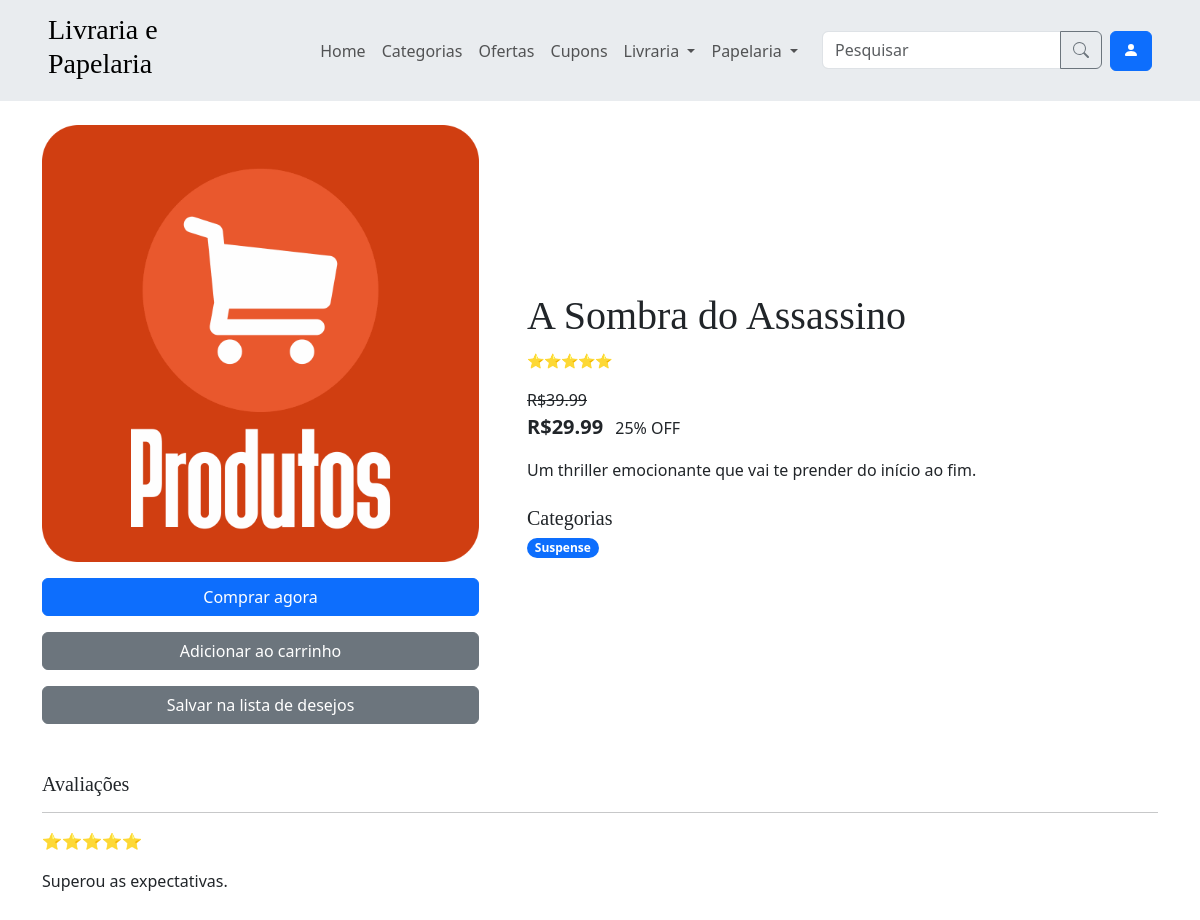
/produto/2, run on an earlier commit of the app's database.
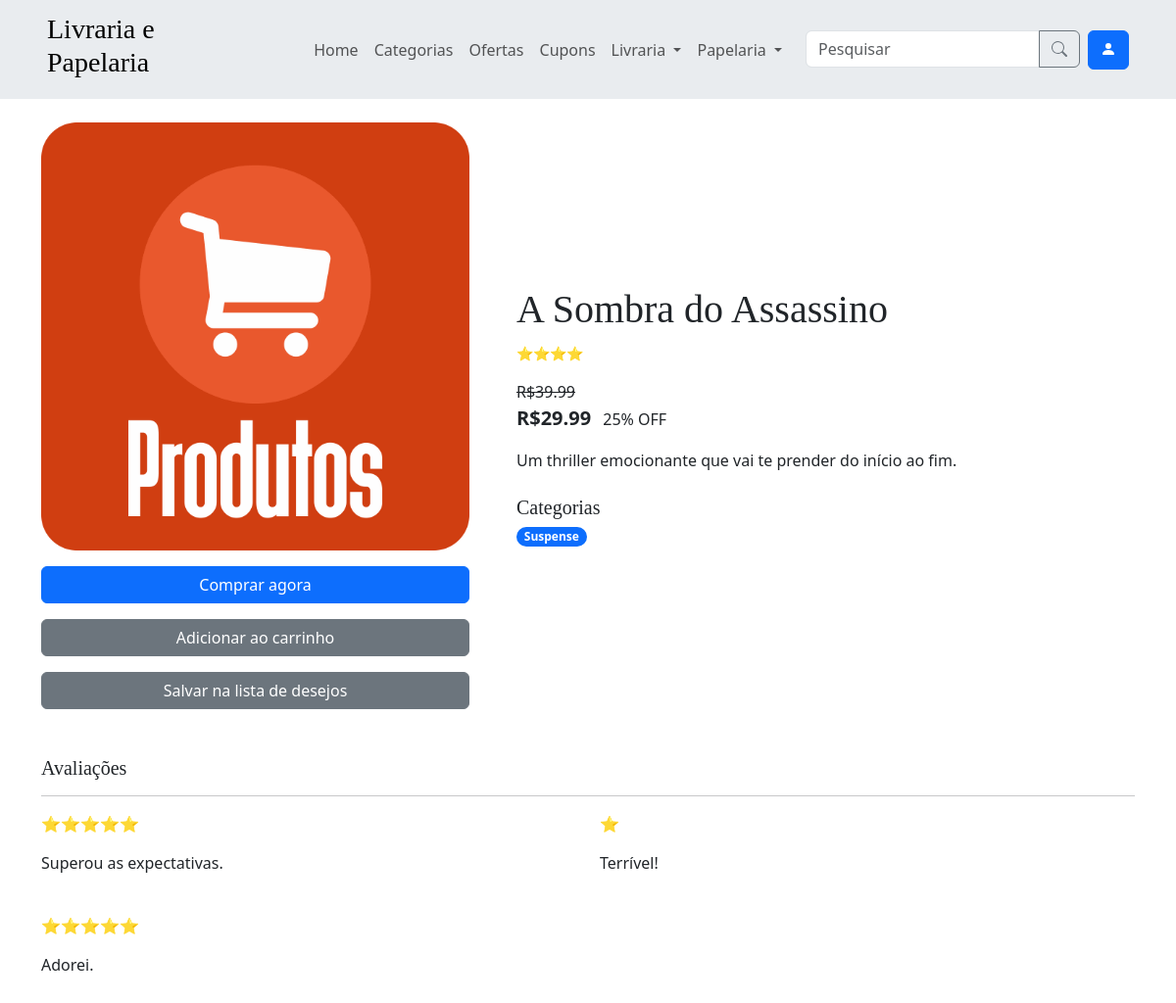
And on a later commit of the database.
### app/models.py (models this page shows, shortened)
class Produto(models.Model):
    nome = models.CharField(max_length=50)
    preco = models.DecimalField(max_digits=10, decimal_places=2)
    descricao = models.TextField(null=True, blank=True)
    is_ativo = models.BooleanField(default=True)
    class Meta:
        verbose_name = verbose_name_plural = 'Produto'

class Categoria(models.Model):
    class TipoChoices(models.TextChoices):
        LIVRARIA = 'LIVRARIA', 'Livraria'
        PAPELARIA = 'PAPELARIA', 'Papelaria'
    nome = models.CharField(max_length=50)
    produtos = models.ManyToManyField(Produto)
    tipo = models.CharField(
        max_length=15,
        choices=TipoChoices.choices,
        null=True,
    )
    class Meta:
        verbose_name = verbose_name_plural = 'Categoria'

class Avaliacao(models.Model):
    class NotaChoices(models.TextChoices):
        UMA = '⭐', '⭐'
        DUAS = '⭐⭐', '⭐⭐'
        TRES = '⭐⭐⭐', '⭐⭐⭐'
        QUATRO = '⭐⭐⭐⭐', '⭐⭐⭐⭐'
        CINCO = '⭐⭐⭐⭐⭐', '⭐⭐⭐⭐⭐'
    compra_produto = models.OneToOneField(CompraProduto, on_delete=models.CASCADE, primary_key=True)
    nota = models.CharField(
        max_length=5,
        choices=NotaChoices.choices,
        null=True,
        blank=True
    )
    comentario = models.TextField(null=True, blank=True)
    class Meta:
        verbose_name = verbose_name_plural = 'Avaliacao'

### app/views.py (the view)
# urls.py: path('produto/<int:id_produto>', views.produto, name='produto'),
@user_passes_test(usuario_comum)
def produto(request, id_produto):
    produto = produtos_processor(request, Produto.objects.filter(id=id_produto))['produtos'][0]
    return render(request, 'produto.html', {'produto': produto})

### app/context_processors.py (called while the page is built)
def categorias_processor(request):
    categorias = Categoria.objects.all()
    categorias_livraria = categorias.filter(tipo='Livraria')
    categorias_papelaria = categorias.filter(tipo='Papelaria')
    categorias = categorias[:10]
    return {
        'categorias': categorias,
        'categorias_livraria': categorias_livraria,
        'categorias_papelaria': categorias_papelaria
    }

### app/views.py (called while the page is built)
def usuario_comum(user):
    return not user.is_staff

### app/templates/produto.html (shortened to what this page needs)
{% extends 'components/base.html' %}
{% block content %}
  <div class="row align-items-center gx-md-5 gy-5 gy-md-0">
    <div class="col-md-5 d-flex flex-column gap-3">
    {% load static %}
      <img src="{% static 'img/produto_placeholder.png' %}" class="img-fluid" alt="Imagem do produto">
      <a href="{% url 'comprar_produto' id_produto=produto.id %}" class="btn btn-primary">Comprar agora</a>
      <a href="{% url 'carrinho_adicionar' id_produto=produto.id %}" class="btn btn-secondary">Adicionar ao carrinho</a>
      <a href="{% url 'lista_de_desejos_adicionar' id_produto=produto.id %}" class="btn btn-secondary">Salvar na lista de desejos</a>
    </div>
    <div class="col-md-7">
      <h1>{{ produto.nome }}</h1>
      <p class="card-text"><small>{{ produto.nota }}</small></p>
      {% if produto.tem_promocao %}
        <p class="card-text mt-3 mb-0 text-decoration-line-through">R${{ produto.preco_sem_desconto }}</p>
        <p class="card-text">
          <span class="fw-bold lead me-2">R${{ produto.preco }}</span>
          {{ produto.desconto }}% OFF
        </p>
      {% else %}
        <p class="card-text">
          <span class="fw-bold lead me-2">R${{ produto.preco }}</span>
        </p>
      {% endif %}
      <p>{{ produto.descricao }}</p>
      <h5 class="mt-4">Categorias</h5>
      <div class="d-flex flex-wrap gap-2">
        {% for categoria in produto.categorias %}
          <a class="badge rounded-pill text-bg-primary text-decoration-none" href="{% url 'pesquisa' %}?Categoria={{categoria.id}}">{{ categoria.nome }}</a>
        {% endfor %}
      </div>
    </div>
  </div>
  <h5 class="mt-5">Avaliações</h5>
  <hr>
  <div class="row row-cols-md-2 g-md-4">
    {% for avaliacao in produto.avaliacoes %}
      <div class="col">
          <p>{{ avaliacao.nota }}</p>
          <p>{{ avaliacao.comentario|default:'-' }}</p>
      </div>
    {% empty %}
        <p>Esse produto ainda não tem avaliações.</p>
    {% endfor %}
  </div>
{% endblock %}

What changed in the data, as far as the page shows it:
computed for Produto "A Sombra do Assassino": nota "⭐⭐⭐⭐⭐" → "⭐⭐⭐⭐"
added Avaliacao: nota "⭐", comentario "Terrível!"
added Avaliacao: nota "⭐⭐⭐⭐⭐", comentario "Adorei."
